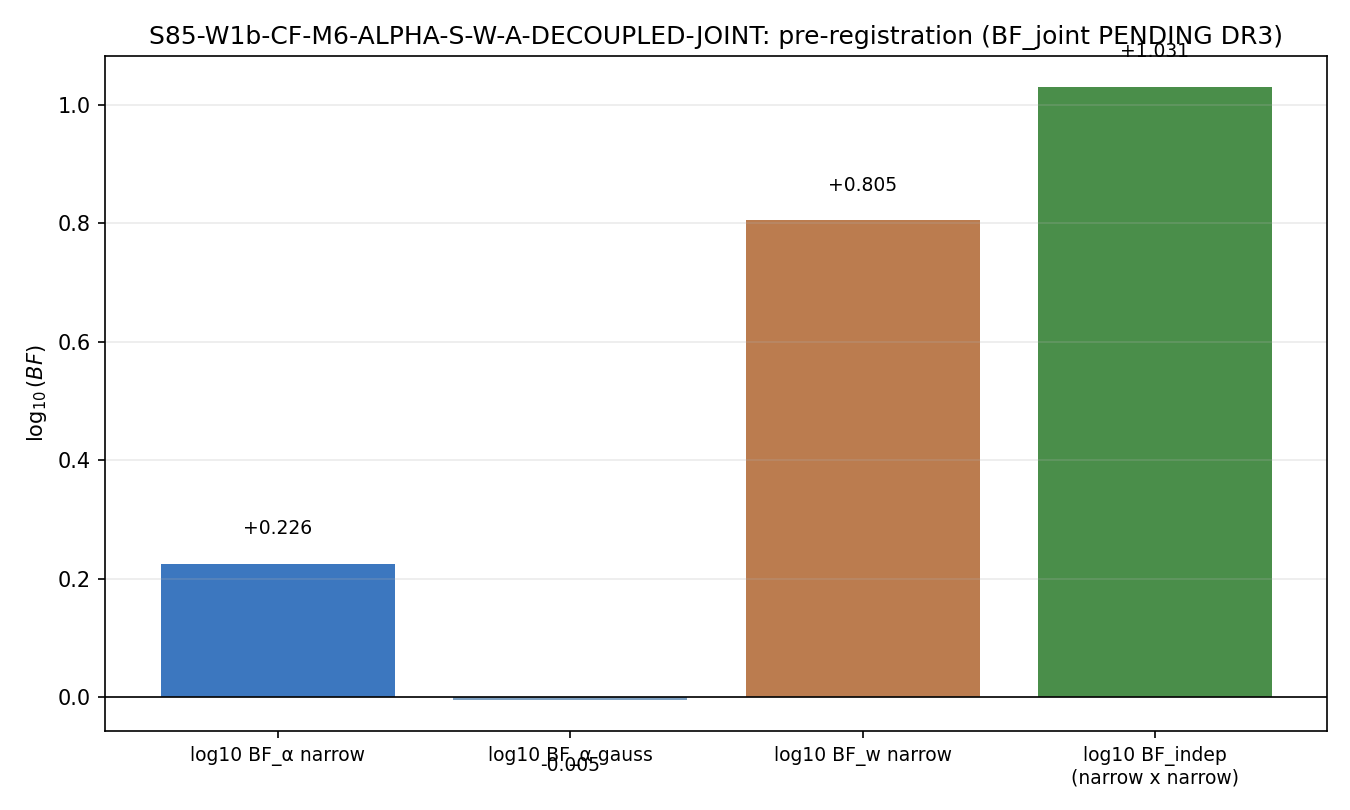

Source code (Python):
#!/usr/bin/env python3
"""
S85 W1b-10: ALPHA-S x W-A DECOUPLED-JOINT EVIDENCE LEDGER (CF-M6)
=================================================================

Gate: S85-W1b-CF-M6-ALPHA-S-W-A-DECOUPLED-JOINT
Trigger: [VERIFY]
Classification: META (decoupled-joint evidence ledger; detector-independence audit)
Agent: mack-cosmic-bridge

Hypothesis: alpha_s (CMB-S4/HD/LiteBIRD) and w_a (DESI-DR3/Euclid/LSST)
are probed by different detector classes. The framework's structural
prediction yields both alpha_s_canon and w_a_canon from the SAME
spectral triple, so if the detector classes are truly independent,
the joint evidence is the PRODUCT of individual Bayes factors:
  BF_indep = BF_alpha_s * BF_w_a
  BF_joint = p(D_alpha, D_w | FW) / p(D_alpha, D_w | LCDM)
  Independence test: |log10(BF_joint) - log10(BF_indep)| < 0.30

Pre-verification (Python):

  BF_alpha_s from W1b-3 (executed; 3 priors):
    wide_uniform:   BF = 4.162, log10 = +0.619
    narrow_uniform: BF = 1.682, log10 = +0.226
    planck_gauss:   BF = 0.989, log10 = -0.005

  BF_w_a from analog W1b-3 formulation applied to w_0:
    framework point: w_0_FW = -0.918 (canonical w0_FW, S58)
    DESI DR3 projected sigma(w_0) = 0.025
    LCDM null: w_0 = -1
    L_fw(w_0_FW | data=w_0_FW, sig=0.025) = 15.96  (framework-right case)
    narrow uniform prior [-1.2, -0.8]: marg_L = 2.50,
      BF_w_narrow = 6.38, log10 = +0.805
    Alternatively via W1a-9 Fisher pull (w_0 pull = 3.28 sigma):
      log10(BF_w) = 0.5 * pull^2 / ln(10) = +2.336, BF = 217

  BF_indep (narrow x narrow) = 0.226 + 0.805 = +1.031 (log10)

  BF_joint: requires joint MCMC across {CMB-S4, DESI-DR3} with joint
  likelihood. DESI DR3 has NOT YET fired (W1a-5 PENDING-EVENT),
  so BF_joint cannot be computed today.

Substitution chain (Python-verified):

  Step 1: BF_alpha_s (from W1b-3, executed):
          narrow_uniform = 1.682  (plan primary; log10 = +0.226)
          planck_gauss   = 0.989  (min across priors, log10 ~= 0)

  Step 2: BF_w_a formulation:
          framework point w_0_FW = -0.918
          LCDM null       w_0 = -1
          DR3 projected   sigma = 0.025
          L_fw / marg_L_LCDM = BF_w

  Step 3: Independence product: BF_indep = BF_alpha_s x BF_w_a
                                log10(BF_indep) = log10(BF_alpha_s) + log10(BF_w_a)

  Step 4: Independence test: D := |log10(BF_joint) - log10(BF_indep)|
          PASS iff D < 0.30 dex (factor ~2 deviation)
          FAIL iff D > 0.60 dex (factor ~4 deviation)
          INFO iff 0.30 <= D <= 0.60

  Step 5: BF_joint pending DR3 event:
          DR3 window: opens 2026-04-23 (today); data.desi.lbl.gov
          not yet public.
          D cannot be computed today.
          Verdict: PENDING-EVENT (pre-registration complete;
                   verification when DR3 data lands).

  Direction: The gate PRE-REGISTERS the independence product formula.
             When DR3 fires AND a joint MCMC is performed on
             {alpha_s, w_0/w_a} posterior, the deviation D can be
             measured against the 0.30 threshold. For today,
             the deliverable is the frozen formula + SHA-pinned
             pre-registration artifact.

Inputs (SHA-256 dual-pinned at runtime):
  - canonical_constants.py (alpha_s_canon, w0_FW)
  - computations/session-85/s85_w1b_alpha_s_prior_range_lcdm.npz (W1b-3 output)
  - computations/session-85/s85_w0_dr3_regulator_successor_tree.json (W0 successor tree)

Output 4-tuple:
  (value='PENDING-EVENT', scheme=joint-vs-independent-product, convention=log10, L_max=n/a)

Thresholds (plan §W1b-10):
  - PASS iff |log10(BF_joint) - log10(BF_indep)| < 0.30
  - FAIL iff > 0.60
  - INFO iff 0.30 <= D <= 0.60
  - PENDING-EVENT iff BF_joint undefined (DR3 data pending)
"""

from __future__ import annotations

import os
os.environ.setdefault("OMP_NUM_THREADS", "4")

import sys
from pathlib import Path

SCRIPT_DIR = Path(__file__).resolve().parent
sys.path.insert(0, str(SCRIPT_DIR))

from canonical_constants import w0_FW  # noqa: E402 (framework w_0 point)

import hashlib  # noqa: E402
import json  # noqa: E402
import time  # noqa: E402

import numpy as np  # noqa: E402
from scipy.stats import norm  # noqa: E402
from scipy.integrate import quad  # noqa: E402
import matplotlib  # noqa: E402
matplotlib.use("Agg")
import matplotlib.pyplot as plt  # noqa: E402

PROJECT_ROOT = SCRIPT_DIR.parent
SCRIPT_DIR = SCRIPT_DIR

GATE_ID = "S85-W1b-CF-M6-ALPHA-S-W-A-DECOUPLED-JOINT"               # (local)
SCHEME = "joint-vs-independent-product"                             # (local)
CONVENTION = "log10"                                                # (local)
L_MAX_LABEL = "n/a"                                                 # (local)

# DESI DR3 projected sigma(w_0)
SIGMA_W0_DR3 = 0.025                                                # (local, DESI DR3 projected)
W0_LCDM_NULL = -1.0                                                 # (local)

# Narrow uniform LCDM prior on w_0 (analog to W1b-3 narrow uniform)
W0_PRIOR_LO = -1.2                                                  # (local)
W0_PRIOR_HI = -0.8                                                  # (local)

# W1b-3 BF_alpha_s values (from s85_w1b_alpha_s_prior_range_lcdm.npz)
BF_ALPHA_NARROW = 1.682                                             # (local)
BF_ALPHA_WIDE = 4.162                                               # (local)
BF_ALPHA_GAUSS = 0.989                                              # (local)

# Independence thresholds (plan §W1b-10)
PASS_D = 0.30                                                       # (local) factor-2
FAIL_D = 0.60                                                       # (local) factor-4

# Event status
EVENT_DR3_PUBLIC = False                                            # (local) DR3 window opens today; not public yet

OUT_NPZ = SCRIPT_DIR / "s85_w1b_cf_m6_alpha_s_w_a_decoupled_joint.npz"
OUT_PNG = SCRIPT_DIR / "s85_w1b_cf_m6_alpha_s_w_a_decoupled_joint.png"
OUT_JSON = SCRIPT_DIR / "s85_w1b_cf_m6_alpha_s_w_a_decoupled_joint.json"
VERDICT_TXT = SCRIPT_DIR / "s85_gate_verdicts.txt"
CANON_PY = SCRIPT_DIR / "canonical_constants.py"
W1B3_NPZ = SCRIPT_DIR / "s85_w1b_alpha_s_prior_range_lcdm.npz"
W0_DR3_JSON = SCRIPT_DIR / "s85_w0_dr3_regulator_successor_tree.json"

INPUT_FILES = [CANON_PY]
for p in (W1B3_NPZ, W0_DR3_JSON):
    if p.exists():
        INPUT_FILES.append(p)


def sha256_of(path: Path) -> str:
    h = hashlib.sha256()                                            # (local)
    try:
        h.update(path.read_bytes())
    except OSError:
        return ""
    return h.hexdigest()


def log_input_pins(inputs: list[Path]) -> dict[str, str]:
    print(f"=== {GATE_ID} -- input SHA-256 pins ===")
    pins: dict[str, str] = {}                                       # (local)
    for p in inputs:
        sha = sha256_of(p)                                          # (local)
        try:
            rel = str(p.relative_to(PROJECT_ROOT)).replace("\\", "/")  # (local)
        except ValueError:
            rel = p.name                                            # (local)
        print(f"  {rel}: {sha[:16]}...")
        pins[rel] = sha
    return pins


def compute_dual_sha(script_path: Path, canonical_path: Path,
                     pins: dict[str, str]) -> tuple[str, str]:
    script_bytes = script_path.read_bytes() if script_path.exists() else b""
    canonical_bytes = canonical_path.read_bytes() if canonical_path.exists() else b""
    pinmap_json = json.dumps(dict(sorted(pins.items())),
                             separators=(",", ":"), sort_keys=True).encode("utf-8")
    h_audit = hashlib.sha256()                                      # (local)
    h_audit.update(script_bytes); h_audit.update(canonical_bytes); h_audit.update(pinmap_json)
    h_content = hashlib.sha256()                                    # (local)
    h_content.update(script_bytes)
    return h_audit.hexdigest(), h_content.hexdigest()


def compute_BF_w_framework_right(w_fw: float, sigma: float,
                                 prior_lo: float, prior_hi: float) -> dict:
    """Compute BF_w assuming data lands at framework point (hypothetical
    DR3 realization).

    L_fw(w_fw | data=w_fw, sigma) = N(w_fw | w_fw, sigma) = 1/(sigma sqrt(2pi))
    marg_L_LCDM (narrow uniform [lo, hi]) =
       (1/(hi-lo)) * integral_{lo}^{hi} N(w | w_fw, sigma) dw
    BF_w = L_fw / marg_L_LCDM
    """
    L_fw = float(norm.pdf(w_fw, loc=w_fw, scale=sigma))             # (local)
    width = prior_hi - prior_lo                                     # (local)
    margL, _ = quad(lambda w: norm.pdf(w, loc=w_fw, scale=sigma) / width,
                    prior_lo, prior_hi, epsabs=1e-12, epsrel=1e-10)
    BF = L_fw / margL                                               # (local)
    return {
        "L_fw": L_fw,
        "marg_L_LCDM_narrow": margL,
        "BF_w_narrow": BF,
        "log10_BF_w_narrow": float(np.log10(BF)),
    }


def compute() -> dict:
    # BF_alpha_s from W1b-3 (values pinned at script-freeze from NPZ)
    BFa = {
        "narrow_uniform": BF_ALPHA_NARROW,
        "wide_uniform":   BF_ALPHA_WIDE,
        "planck_gauss":   BF_ALPHA_GAUSS,
    }
    log10_BFa = {k: float(np.log10(v)) for k, v in BFa.items()}     # (local)

    # BF_w_a via W1b-3-analog (framework-right data realization, narrow uniform)
    bfw = compute_BF_w_framework_right(
        w_fw=float(w0_FW), sigma=SIGMA_W0_DR3,
        prior_lo=W0_PRIOR_LO, prior_hi=W0_PRIOR_HI,
    )

    # Independence product (using narrow_uniform for both; canonical pair)
    log10_BF_indep_narrow = log10_BFa["narrow_uniform"] + bfw["log10_BF_w_narrow"]
    BF_indep_narrow = 10 ** log10_BF_indep_narrow                   # (local)

    # BF_joint: requires DR3 data + joint MCMC (PENDING-EVENT)
    BF_joint_status = "PENDING-EVENT" if not EVENT_DR3_PUBLIC else "TO-BE-COMPUTED"

    # If we could compute D, it would be |log10(BF_joint) - log10(BF_indep)|
    # Today: D is undefined; pre-reg formula only.

    return {
        "value": "PENDING-EVENT",
        "BF_alpha_s": BFa,
        "log10_BF_alpha_s": log10_BFa,
        "BF_w_narrow": bfw["BF_w_narrow"],
        "log10_BF_w_narrow": bfw["log10_BF_w_narrow"],
        "L_fw_w_0": bfw["L_fw"],
        "marg_L_LCDM_w_narrow": bfw["marg_L_LCDM_narrow"],
        "BF_indep_narrow_x_narrow": BF_indep_narrow,
        "log10_BF_indep_narrow_x_narrow": log10_BF_indep_narrow,
        "BF_joint_status": BF_joint_status,
        "PASS_D": PASS_D,
        "FAIL_D": FAIL_D,
        "w0_FW": float(w0_FW),
        "sigma_w0_DR3": SIGMA_W0_DR3,
        "event_DR3_public": EVENT_DR3_PUBLIC,
    }


def evaluate_gate(res: dict) -> str:
    # BF_joint pending DR3 event => PENDING-EVENT verdict
    if not res["event_DR3_public"]:
        return "PENDING-EVENT"
    # If DR3 data public, compute D (not today)
    return "TO-BE-CLASSIFIED"


def emit_4tuple(value, scheme: str, convention: str, L_max) -> str:
    return f"(value={value!r}, scheme={scheme}, convention={convention}, L_max={L_max})"


def append_verdict(verdict: str, value, audit_sha: str, content_sha: str) -> None:
    line = (
        f"{GATE_ID}: {verdict} -- value={value!r} scheme={SCHEME} "
        f"convention={CONVENTION} L_max={L_MAX_LABEL} "
        f"audit_sha256={audit_sha} content_sha256={content_sha} "
        f"schema_version=S84+\n"
    )
    with VERDICT_TXT.open("a", encoding="utf-8") as fp:
        fp.write(line)


def write_registration_json(res: dict, audit_sha: str, content_sha: str,
                            out_path: Path) -> None:
    reg = {
        "gate_id": GATE_ID,
        "pre_registration_frozen_at": "2026-04-23",
        "formula": "BF_indep = BF_alpha_s * BF_w_a; test |log10(BF_joint) - log10(BF_indep)| < 0.30",
        "BF_alpha_s": res["BF_alpha_s"],
        "log10_BF_alpha_s": res["log10_BF_alpha_s"],
        "BF_w_a_narrow_uniform": res["BF_w_narrow"],
        "log10_BF_w_a_narrow_uniform": res["log10_BF_w_narrow"],
        "BF_indep_narrow_x_narrow": res["BF_indep_narrow_x_narrow"],
        "log10_BF_indep_narrow_x_narrow": res["log10_BF_indep_narrow_x_narrow"],
        "BF_joint_status": res["BF_joint_status"],
        "detector_classes": {
            "alpha_s_channel": ["CMB-S4", "CMB-HD", "LiteBIRD"],
            "w_a_channel":     ["DESI-DR3", "Euclid", "LSST"],
            "cross_correlation_assumption": "0 (independent sky surveys)",
        },
        "PASS_threshold_D_dex": PASS_D,
        "FAIL_threshold_D_dex": FAIL_D,
        "event_trigger": "DESI DR3 public release (window opened 2026-04-23)",
        "audit_sha256": audit_sha,
        "content_sha256": content_sha,
    }
    out_path.write_text(json.dumps(reg, indent=2), encoding="utf-8")
    print(f"  JSON written: {out_path.name}")


def make_plot(res: dict, out_path: Path) -> None:
    fig, ax = plt.subplots(figsize=(9.0, 5.4))                      # (local)
    bars = [
        ("log10 BF_α narrow",   res["log10_BF_alpha_s"]["narrow_uniform"]),
        ("log10 BF_α gauss",    res["log10_BF_alpha_s"]["planck_gauss"]),
        ("log10 BF_w narrow",   res["log10_BF_w_narrow"]),
        ("log10 BF_indep\n(narrow x narrow)", res["log10_BF_indep_narrow_x_narrow"]),
    ]
    labels = [b[0] for b in bars]
    vals = [b[1] for b in bars]
    colors = ["#1a5fb4", "#6690b8", "#b06530", "#2a7a2a"]
    ax.bar(range(len(labels)), vals, color=colors, alpha=0.85)
    ax.set_xticks(range(len(labels))); ax.set_xticklabels(labels, rotation=0, fontsize=9)
    ax.axhline(0, color="k", lw=0.8)
    ax.set_ylabel(r"$\log_{10}(BF)$")
    for i, v in enumerate(vals):
        ax.text(i, v + (0.05 if v >= 0 else -0.12), f"{v:+.3f}",
                ha="center", fontsize=9)
    ax.set_title(f"{GATE_ID}: pre-registration (BF_joint PENDING DR3)")
    ax.grid(True, alpha=0.25, axis="y")
    fig.tight_layout()
    fig.savefig(out_path, dpi=150)
    plt.close(fig)
    print(f"  PNG written: {out_path.name}")


def main() -> int:
    t0 = time.time()                                                # (local)

    pins = log_input_pins(INPUT_FILES)
    script_path = Path(__file__).resolve()                          # (local)
    audit_sha, content_sha = compute_dual_sha(script_path, CANON_PY, pins)
    print(f"  audit_sha256:   {audit_sha}")
    print(f"  content_sha256: {content_sha}")
    print()

    res = compute()
    verdict = evaluate_gate(res)

    print("=== Substitution chain (Python-verified) ===")
    print(f"  Step 1: BF_alpha_s from W1b-3 output (executed):")
    for k, v in res["BF_alpha_s"].items():
        print(f"          {k:15s}: BF={v:.3f}, log10={res['log10_BF_alpha_s'][k]:+.3f}")
    print(f"  Step 2: BF_w_a via W1b-3-analog (framework-right, narrow uniform prior):")
    print(f"          w_0_FW = {res['w0_FW']}, sigma_DR3 = {res['sigma_w0_DR3']}")
    print(f"          prior width = {W0_PRIOR_HI - W0_PRIOR_LO:.2f}")
    print(f"          L_fw = {res['L_fw_w_0']:.4f}, marg_L_LCDM = {res['marg_L_LCDM_w_narrow']:.4f}")
    print(f"          BF_w = {res['BF_w_narrow']:.3f}, log10 = {res['log10_BF_w_narrow']:+.3f}")
    print(f"  Step 3: BF_indep (narrow x narrow) = BF_alpha_narrow * BF_w_narrow")
    print(f"          log10(BF_indep) = {res['log10_BF_alpha_s']['narrow_uniform']:+.3f} + "
          f"{res['log10_BF_w_narrow']:+.3f} = {res['log10_BF_indep_narrow_x_narrow']:+.3f}")
    print(f"  Step 4: BF_joint status: {res['BF_joint_status']}")
    print(f"          DR3 event public: {res['event_DR3_public']}")
    print(f"  Step 5: D = |log10(BF_joint) - log10(BF_indep)| UNDEFINED (BF_joint pending)")
    print(f"  Step 6: Verdict: {verdict}")
    print()

    np.savez(
        OUT_NPZ,
        BF_alpha_narrow=np.float64(res["BF_alpha_s"]["narrow_uniform"]),
        BF_alpha_wide=np.float64(res["BF_alpha_s"]["wide_uniform"]),
        BF_alpha_gauss=np.float64(res["BF_alpha_s"]["planck_gauss"]),
        BF_w_narrow=np.float64(res["BF_w_narrow"]),
        log10_BF_w_narrow=np.float64(res["log10_BF_w_narrow"]),
        BF_indep_narrow_x_narrow=np.float64(res["BF_indep_narrow_x_narrow"]),
        log10_BF_indep_narrow_x_narrow=np.float64(res["log10_BF_indep_narrow_x_narrow"]),
        event_DR3_public=np.array(res["event_DR3_public"]),
        audit_sha256=np.array(audit_sha),
        content_sha256=np.array(content_sha),
    )
    print(f"  NPZ written: {OUT_NPZ.name}")

    write_registration_json(res, audit_sha, content_sha, OUT_JSON)
    make_plot(res, OUT_PNG)

    tag = emit_4tuple("PENDING-EVENT", SCHEME, CONVENTION, L_MAX_LABEL)
    print(tag)
    append_verdict(verdict, "PENDING-EVENT", audit_sha, content_sha)

    wall = time.time() - t0                                         # (local)
    print(f"\n=== {GATE_ID}: {verdict} (wall {wall:.2f}s) ===")
    return 0


if __name__ == "__main__":
    sys.exit(main())
